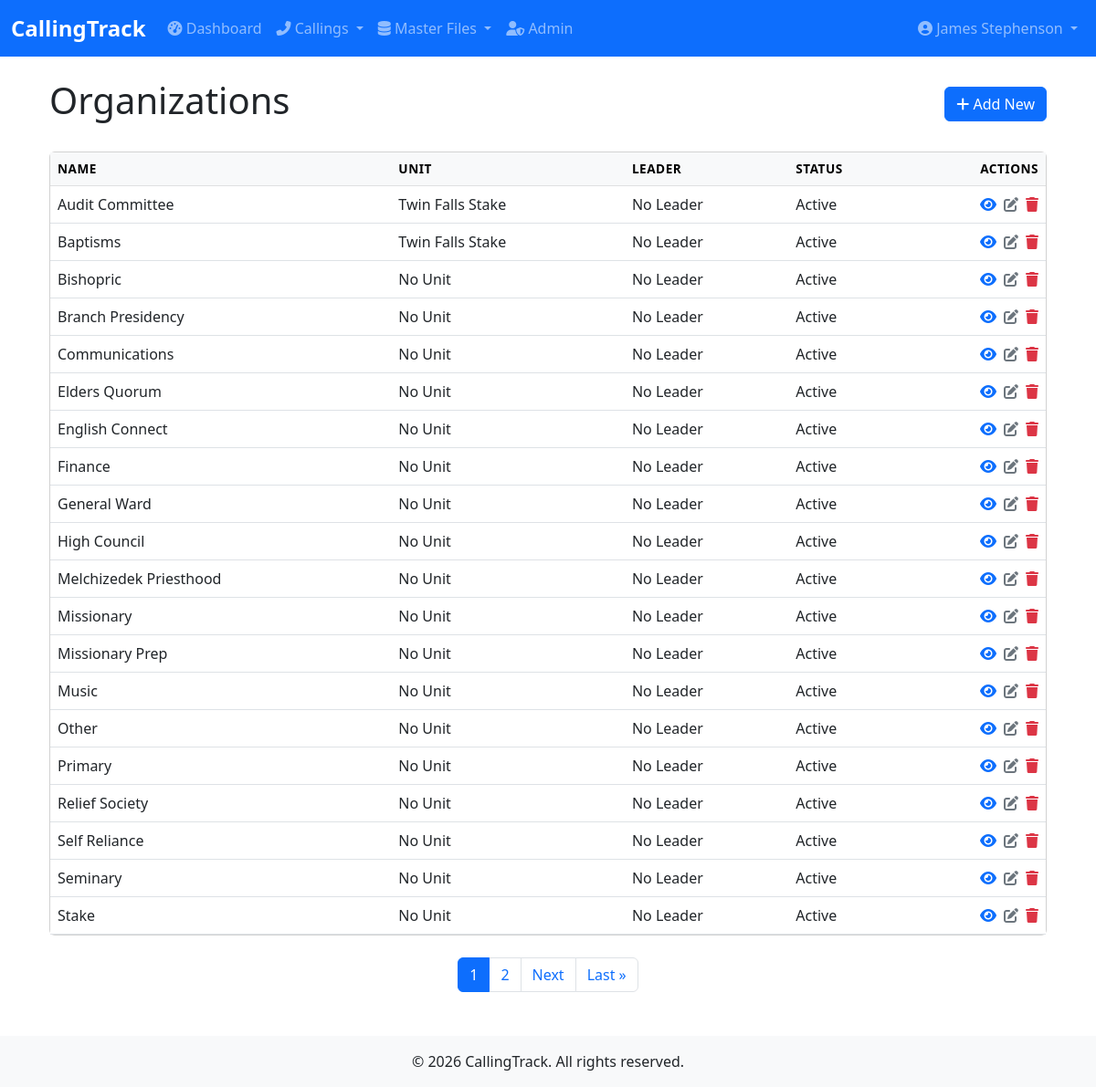
Screenshot of /callings/organizations/ (signed in) with the database file from the repository.
### accounts/models.py (models this page shows, shortened)
class User(AbstractUser):
    email = models.EmailField(_('email address'), unique=True)
    phone = models.CharField(_('phone number'), max_length=20, blank=True)
    class Meta:
        verbose_name = _('user')
        verbose_name_plural = _('users')

### callings/models.py (models this page shows, shortened)
class Organization(models.Model):
    name = models.CharField(max_length=100, unique=True)
    description = models.TextField(blank=True, null=True)
    unit = models.ForeignKey(Unit, on_delete=models.CASCADE, related_name='organizations', null=True, blank=True)
    leader = models.CharField(max_length=200, blank=True, null=True)
    is_active = models.BooleanField(default=True, help_text="Whether this organization is currently active")
    created_at = models.DateTimeField(auto_now_add=True)
    updated_at = models.DateTimeField(auto_now=True)
    class Meta:
        ordering = ['name']
    def get_list_display(self):
        return [
            self.name,
            self.unit.name if self.unit else 'No Unit',
            self.leader or 'No Leader',
            'Active' if self.is_active else 'Inactive'
        ]
    def get_absolute_url(self):
        return reverse('callings:organization-detail', kwargs={'pk': self.pk})

class Unit(models.Model):
    UNIT_TYPES = [
        ('WARD', 'Ward'),
        ('BRANCH', 'Branch'),
        ('STAKE', 'Stake'),
    ]
    name = models.CharField(max_length=100)
    unit_type = models.CharField(max_length=10, choices=UNIT_TYPES)
    parent_unit = models.ForeignKey('self', on_delete=models.SET_NULL, null=True, blank=True, related_name='child_units')
    meeting_time = models.TimeField(null=True, blank=True, help_text="Regular meeting time for this unit")
    location = models.CharField(max_length=200, blank=True, help_text="Physical location of the unit")
    is_active = models.BooleanField(default=True, help_text="Whether this unit is currently active")
    sort_order = models.PositiveSmallIntegerField(
        default=0,
        help_text="Order in which units should be displayed (lower numbers first)"
    )
    created_at = models.DateTimeField(auto_now_add=True)
    updated_at = models.DateTimeField(auto_now=True)
    class Meta:
        ordering = ['sort_order', 'name']

### callings/views.py (the view)
# urls.py: path('organizations/', views.OrganizationListView.as_view(), name='organization-list'),
class OrganizationListView(LoginRequiredMixin, TitleMixin, ListView):
    model = Organization
    template_name = 'callings/organization/organization_list.html'
    context_object_name = 'organizations'
    title = 'Organizations'
    paginate_by = 20
    def get_context_data(self, **kwargs):
        context = super().get_context_data(**kwargs)
        context['headers'] = ['Name', 'Unit', 'Leader', 'Status']
        return context

### callings/views.py (called while the page is built)
    def get_title(self):
        return self.title

    def get_context_data(self, **kwargs):
        context = super().get_context_data(**kwargs)
        context['title'] = self.get_title()
        return context

### callings/templates/callings/organization/organization_list.html (shortened to what this page needs)
{% extends 'callings/_list.html' %}
{% block content %}
{% with title='Organizations' create_url='callings:organization-create' update_url='callings:organization-update' delete_url='callings:organization-delete' %}
{% with headers=headers %}
{{ block.super }}
{% endwith %}
{% endwith %}
{% endblock %}

### callings/templates/callings/_list.html (shortened to what this page needs)
{% extends 'callings/base.html' %}
{% load table_tags %}
{% block content %}
<div class="container">
    <div class="d-flex justify-content-between align-items-center mb-4">
        <h1>{{ title }}</h1>
        {% if create_url %}
        <a href="{% url create_url %}" class="btn btn-primary">
            <i class="fas fa-plus"></i> Add New
        </a>
        {% endif %}
    </div>
    <div class="card">
        <div class="card-body p-0">
            <div class="table-responsive">
                <table class="table table-hover mb-0">
                    <thead class="table-light">
                        <tr>
                            {% if sortable_headers %}
                                {% for field, label in sortable_headers %}
                                <th>{% sort_header field label %}</th>
                                {% endfor %}
                            {% else %}
                                {% for header in headers %}
                                <th>{{ header }}</th>
                                {% endfor %}
                            {% endif %}
                            <th class="text-end">Actions</th>
                        </tr>
                    </thead>
                    <tbody>
                        {% for item in object_list %}
                        <tr>
                            {% for field in item.get_list_display %}
                            <td>{{ field }}</td>
                            {% endfor %}
                            <td class="text-end">
                                <div class="d-flex gap-2 justify-content-end" role="group">
                                    <a href="{{ item.get_absolute_url }}" class="text-primary text-decoration-none"
                                       data-bs-toggle="tooltip" title="View">
                                        <i class="fas fa-eye"></i>
                                    </a>
                                    <a href="{% url update_url item.pk %}" class="text-secondary text-decoration-none"
                                       data-bs-toggle="tooltip" title="Edit">
                                        <i class="fas fa-edit"></i>
                                    </a>
                                    <a href="{% url delete_url item.pk %}" class="text-danger text-decoration-none"
                                       data-bs-toggle="tooltip" title="Delete">
                                        <i class="fas fa-trash"></i>
                                    </a>
                                </div>
                            </td>
                        </tr>
                        {% endfor %}
                    </tbody>
                </table>
            </div>
        </div>
    </div>
    {% if is_paginated %}
    <nav aria-label="Page navigation" class="mt-4">
        <ul class="pagination justify-content-center">
            {% for num in page_obj.paginator.page_range %}
                {% if page_obj.number == num %}
                <li class="page-item active">
                    <span class="page-link">{{ num }}</span>
                </li>
                {% elif num > page_obj.number|add:'-3' and num < page_obj.number|add:'3' %}
                <li class="page-item">
                    <a class="page-link" href="?page={{ num }}{% for key, value in request.GET.items %}{% if key != 'page' %}&{{ key }}={{ value }}{% endif %}{% endfor %}">
                        {{ num }}
                    </a>
                </li>
                {% endif %}
            {% endfor %}
            {% if page_obj.has_next %}
            <li class="page-item">
                <a class="page-link" href="?page={{ page_obj.next_page_number }}{% for key, value in request.GET.items %}{% if key != 'page' %}&{{ key }}={{ value }}{% endif %}{% endfor %}">
                    Next
                </a>
            </li>
            <li class="page-item">
                <a class="page-link" href="?page={{ page_obj.paginator.num_pages }}{% for key, value in request.GET.items %}{% if key != 'page' %}&{{ key }}={{ value }}{% endif %}{% endfor %}">
                    Last &raquo;
                </a>
            </li>
            {% endif %}
        </ul>
    </nav>
    {% endif %}
</div>
{% endblock %}

### callings/templates/callings/base.html (shortened to what this page needs)
<!DOCTYPE html>
{% load static %}
<html lang="en">
<head>
    <link href="https://cdn.jsdelivr.net/npm/bootstrap@5.3.0/dist/css/bootstrap.min.css" rel="stylesheet">
    <link rel="stylesheet" href="https://cdnjs.cloudflare.com/ajax/libs/font-awesome/6.4.0/css/all.min.css">
    <link rel="stylesheet" href="{% static 'css/styles.css' %}">
</head>
<body>
    <nav class="navbar navbar-expand-lg navbar-dark bg-primary">
        <div class="container-fluid">
            <a class="navbar-brand" href="{% url 'dashboard' %}">CallingTrack</a>
            <div class="collapse navbar-collapse" id="navbarNav">
                <ul class="navbar-nav me-auto">
                    <li class="nav-item">
                        <a class="nav-link" href="{% url 'dashboard' %}"><i class="fas fa-tachometer-alt"></i> Dashboard</a>
                    </li>
                    <li class="nav-item dropdown">
                        <a class="nav-link dropdown-toggle" href="#" id="callingsDropdown" role="button" data-bs-toggle="dropdown">
                            <i class="fas fa-phone-alt"></i> Callings
                        </a>
                    </li>
                    <li class="nav-item dropdown">
                        <a class="nav-link dropdown-toggle" href="#" id="masterFilesDropdown" role="button" data-bs-toggle="dropdown">
                            <i class="fas fa-database"></i> Master Files
                        </a>
                    </li>
                    {% if user.is_superuser %}
                    <li class="nav-item">
                        <a class="nav-link" href="/admin/" target="_blank"><i class="fas fa-user-shield"></i> Admin</a>
                    </li>
                    {% endif %}
                </ul>
                <ul class="navbar-nav">
                    {% if user.is_authenticated %}
                    <li class="nav-item dropdown">
                        <a class="nav-link dropdown-toggle" href="#" id="userDropdown" role="button" data-bs-toggle="dropdown">
                            <i class="fas fa-user-circle"></i> {{ user.get_full_name|default:user.username }}
                        </a>
                    </li>
                    {% else %}
                    <li class="nav-item">
                        <a class="nav-link" href="{% url 'login' %}"><i class="fas fa-sign-in-alt"></i> Login</a>
                    </li>
                    {% endif %}
                </ul>
            </div>
        </div>
    </nav>
    <main class="container mt-4">
        {% block content %}{% endblock %}
    </main>
    <footer class="bg-light mt-5 py-3">
        <div class="container text-center">
            <p class="mb-0">&copy; {% now "Y" %} CallingTrack. All rights reserved.</p>
        </div>
    </footer>
</body>
</html>

### static/css/styles.css (style rules this page uses)
body { font-family: 'Segoe UI', Tahoma, Geneva, Verdana, sans-serif; }
.navbar-brand { font-weight: bold; font-size: 1.5rem; }
.table th { border-top: none; font-weight: 600; text-transform: uppercase; font-size: 0.85rem; letter-spacing: 0.5px; }
.btn { border-radius: 0.375rem; font-weight: 500; }

### rows the page displays
User: get_full_name "James Stephenson"
Organization: get_list_display "Audit Committee" "No Leader" "Active"
Unit: get_list_display "Twin Falls Stake" "Twin Falls Stake"
Organization: get_list_display "Baptisms" "No Leader" "Active"
Organization: get_list_display "Bishopric" "No Unit" "No Leader" "Active"
Organization: get_list_display "Branch Presidency" "No Unit" "No Leader" "Active"
Organization: get_list_display "Communications" "No Unit" "No Leader" "Active"
Organization: get_list_display "Elders Quorum" "No Unit" "No Leader" "Active"
Organization: get_list_display "English Connect" "No Unit" "No Leader" "Active"
Organization: get_list_display "Finance" "No Unit" "No Leader" "Active"
Organization: get_list_display "General Ward" "No Unit" "No Leader" "Active"
Organization: get_list_display "High Council" "No Unit" "No Leader" "Active"
Organization: get_list_display "Melchizedek Priesthood" "No Unit" "No Leader" "Active"
Organization: get_list_display "Missionary" "No Unit" "No Leader" "Active"
Organization: get_list_display "Missionary Prep" "No Unit" "No Leader" "Active"
Organization: get_list_display "Music" "No Unit" "No Leader" "Active"
Organization: get_list_display "Other" "No Unit" "No Leader" "Active"
Organization: get_list_display "Primary" "No Unit" "No Leader" "Active"
Organization: get_list_display "Relief Society" "No Unit" "No Leader" "Active"
Organization: get_list_display "Self Reliance" "No Unit" "No Leader" "Active"
Organization: get_list_display "Seminary" "No Unit" "No Leader" "Active"
Organization: get_list_display "Stake" "No Unit" "No Leader" "Active"

### other values shown
{{ title }} "Organizations"
{{ header }} "NAME" "UNIT" "LEADER" "STATUS"
{{ num }} "1"
{{ num }} "2"
